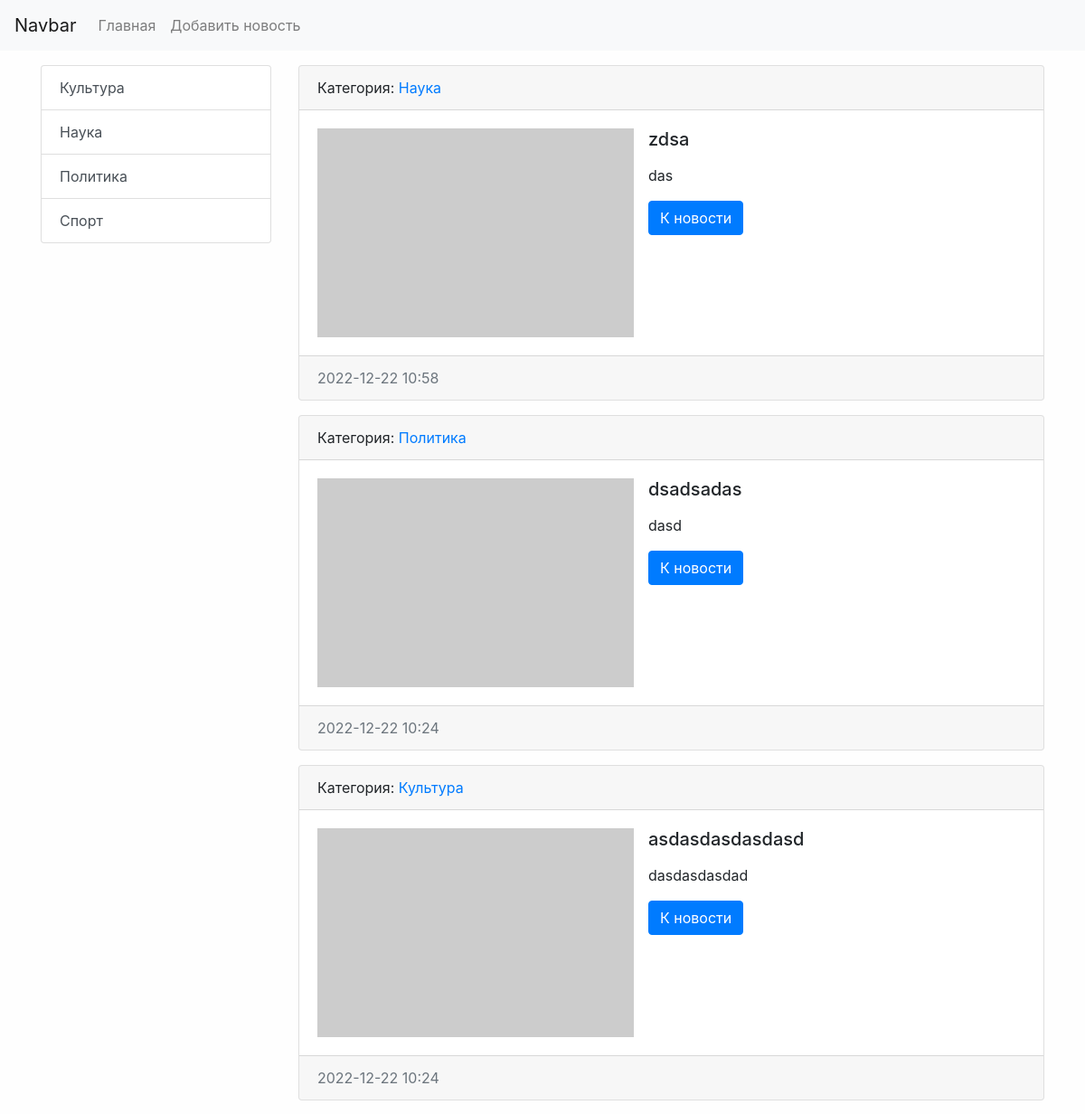
Before: / (upper part) with the older database file.
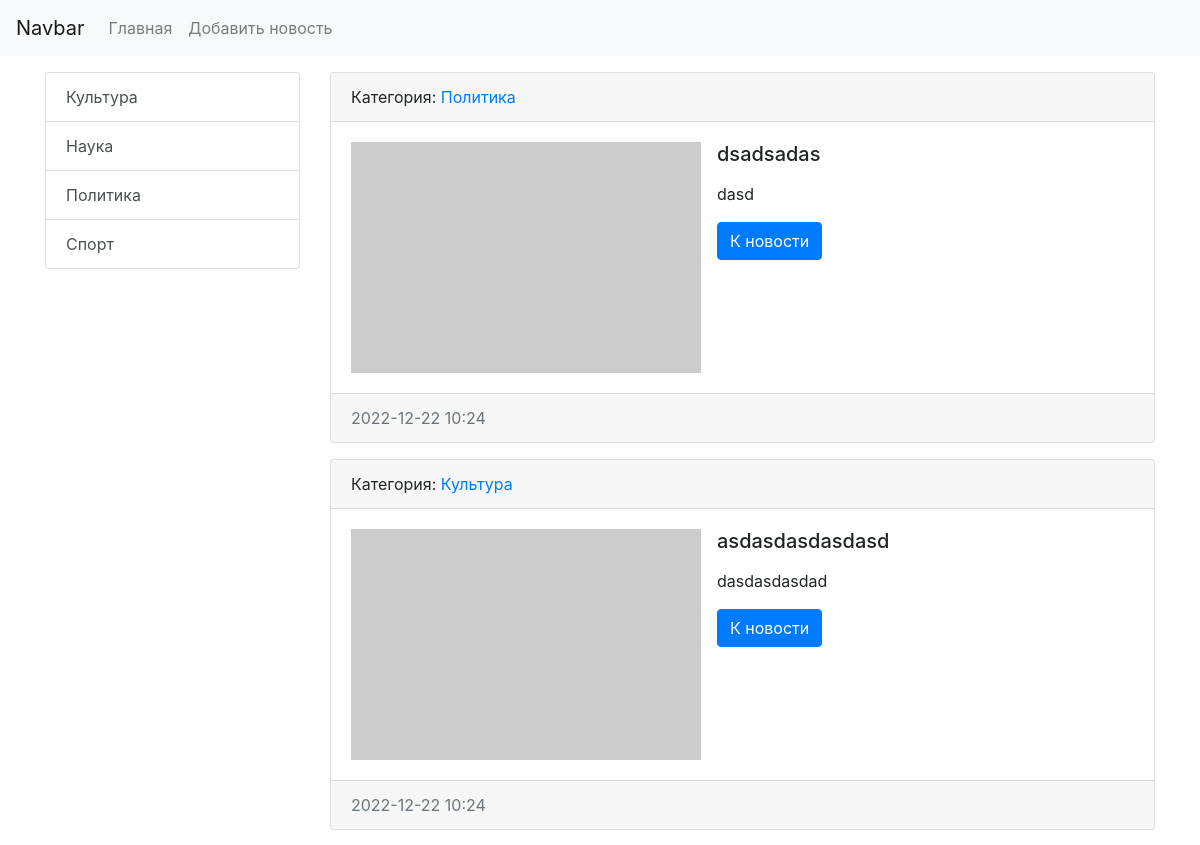
After: the same page with the newer database file.
### news/models.py (models this page shows, shortened)
class Category(models.Model):
    title = models.CharField(
        max_length=150, db_index=True, verbose_name='Наиминование категории')
    def get_absolute_url(self):
        return reverse("category", kwargs={"category_id": self.pk})
    def __str__(self):
        return self.title
    class Meta:
        verbose_name = 'Категория'
        verbose_name_plural = 'Категории'
        ordering = ['title']

class News(models.Model):
    title = models.CharField(max_length=150, verbose_name="Наименование")
    content = models.TextField(blank=True, verbose_name="Контент")
    creates_at = models.DateTimeField(
        auto_now_add=True, verbose_name="Дата создания")
    updated_at = models.DateTimeField(
        auto_now=True, verbose_name="Дата обновления")
    photo = models.ImageField(
        upload_to='photos/%Y/%m/%d', verbose_name="Фото", blank=True)
    is_published = models.BooleanField(
        default=True, verbose_name="Опубликовано")
    category = models.ForeignKey(
        'Category', on_delete=models.PROTECT, verbose_name='Категория')
    def get_absolute_url(self):
        return reverse("view_news", kwargs={"pk": self.pk})
    class Meta:
        verbose_name = 'Новость'
        verbose_name_plural = 'Новости'
        ordering = ['-creates_at']

### news/views.py (the view)
# urls.py: path('', HomeNews.as_view(), name='home'),
class HomeNews(ListView):
    model = News
    template_name = 'news/home_news_list.html'
    context_object_name = 'news'
    def get_context_data(self, *, object_list=None, **kwargs):
        context = super().get_context_data(**kwargs)
        context['title'] = 'Главная страница'
        return context
    def get_queryset(self):
        return News.objects.filter(is_published=True)

### news/templatetags/news_tags.py (called while the page is built)
@register.inclusion_tag('news/list_categories.html')
def show_categories():
    categories = Category.objects.all()
    return {'categories': categories}

### news/templates/news/home_news_list.html (shortened to what this page needs)
{% extends 'base.html' %}  {% block sidebar %} {% include 'inc/_sidebar.html' %} {%endblock%}
{% block content %} {% for item in news %}
<div class="card mb-3">
	<div class="card-header">
		Категория:
		<a href="{{ item.category.get_absolute_url }}">{{item.category}}</a>
	</div>
	<div class="card-body">
		<div class="media">
			{% if item.photo %}
			<img
				class="mr-3"
				src="{{ item.photo.url }}"
				alt="news-photo"
				width="350px"
			/>
			{% else %}
			<img
				class="mr-3"
				src="https://picsum.photos/536/354"
				alt="lorem"
				width="350px"
			/>
			{% endif %}
			<div class="media-body">
				<h5 class="card-title">{{ item.title }}</h5>
				<p class="card-text">
					{{ item.content|safe|linebreaks|truncatewords:40 }}
				</p>
				<a
					href="{{ item.get_absolute_url }}"
					class="btn btn-primary"
					>К новости</a
				>
			</div>
		</div>
	</div>
	<div class="card-footer text-muted">
		{{ item.creates_at|date:"Y-m-d H:i" }}
	</div>
</div>
{%endfor%} {%endblock%}

### templates/base.html (shortened to what this page needs)
{% load static %}
<!DOCTYPE html>
<html lang="en">
	<head>
		<link
			rel="stylesheet"
			href="{% static 'bootstrap/css/bootstrap.min.css' %}"
		/>
		<link
			rel="stylesheet"
			href="{% static 'css/style.css' %}"
		/>
	</head>
	<body>
		{% include 'inc/_nav.html' %}
		<div class="container mt-3">
			<div class="row">
				<div class="col-md-3">{% block sidebar %} SIDEBAR {%endblock%}</div>
				<div class="col-md-9">{% block content %} CONTENT {%endblock%}</div>
			</div>
		</div>
	</body>
</html>

### templates/inc/_nav.html (shortened to what this page needs)
<nav class="navbar navbar-expand-lg navbar-light bg-light">
	<a
		class="navbar-brand"
		href="{% url 'home' %} "
		>Navbar</a
	>
	<div
		class="collapse navbar-collapse"
		id="navbarSupportedContent"
	>
		<ul class="navbar-nav mr-auto">
			<li class="nav-item">
				<a
					class="nav-link"
					href="{% url 'home' %}"
					>Главная</a
				>
			</li>
			<li class="nav-item">
				<a
					class="nav-link"
					href="{% url 'add_news' %}"
					>Добавить новость</a
				>
			</li>
		</ul>
	</div>
</nav>

### templates/inc/_sidebar.html (shortened to what this page needs)
{% load news_tags %}  {% show_categories %}

### news/templates/news/list_categories.html
<div class="list-group">
	{% for item in categories %}
	<a
		href="{{ item.get_absolute_url }}"
		class="list-group-item list-group-item-action"
		>{{ item.title}}</a
	>
	{% endfor %}
</div>

### mysite/static/css/style.css (style rules this page uses)
body { background-color: #fefefe; }

Changed rows visible on the page:
no longer on this page (row edited): News: category "Наука", title "zdsa", content "das", creates_at "2022-12-22 10:58"
